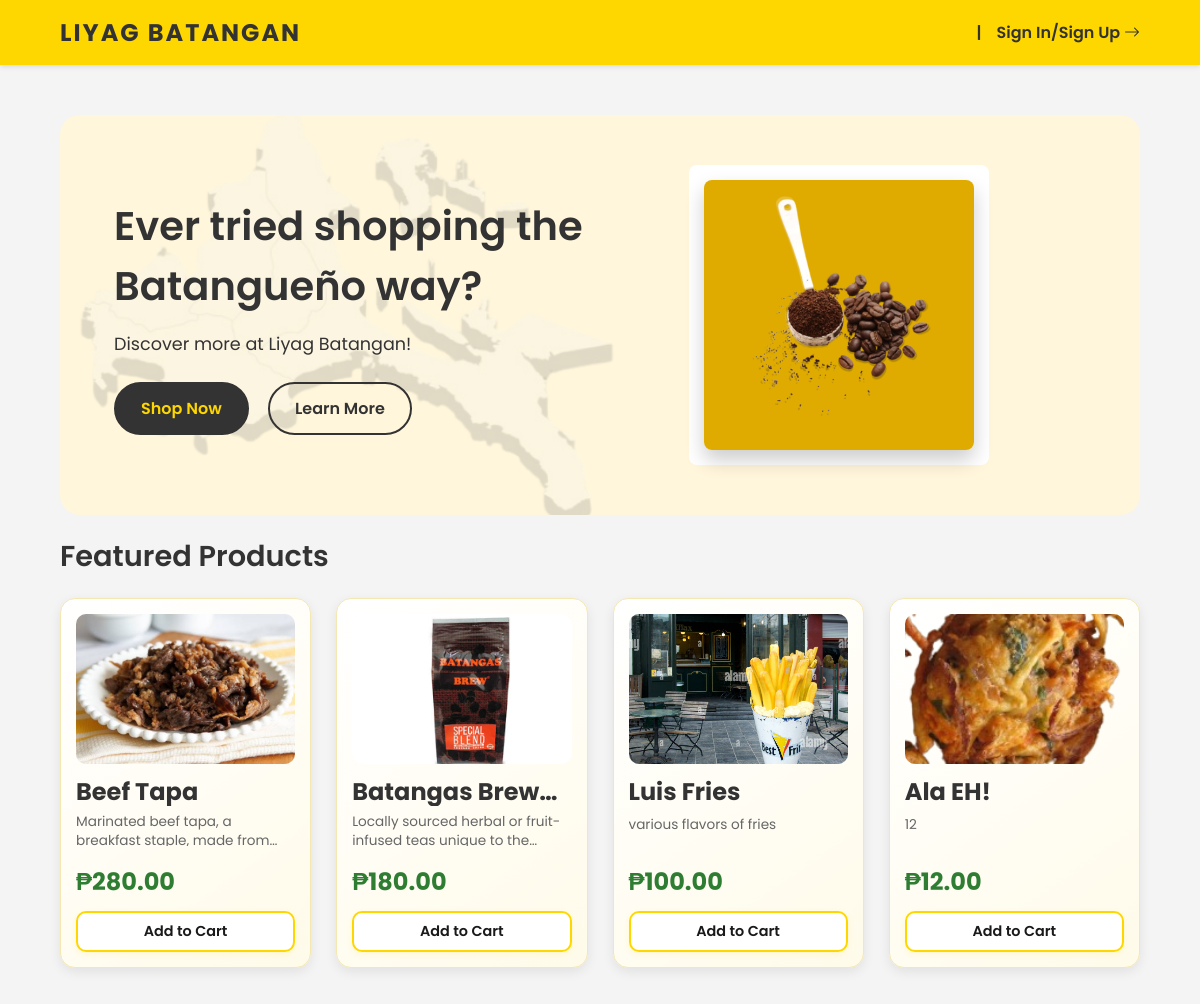
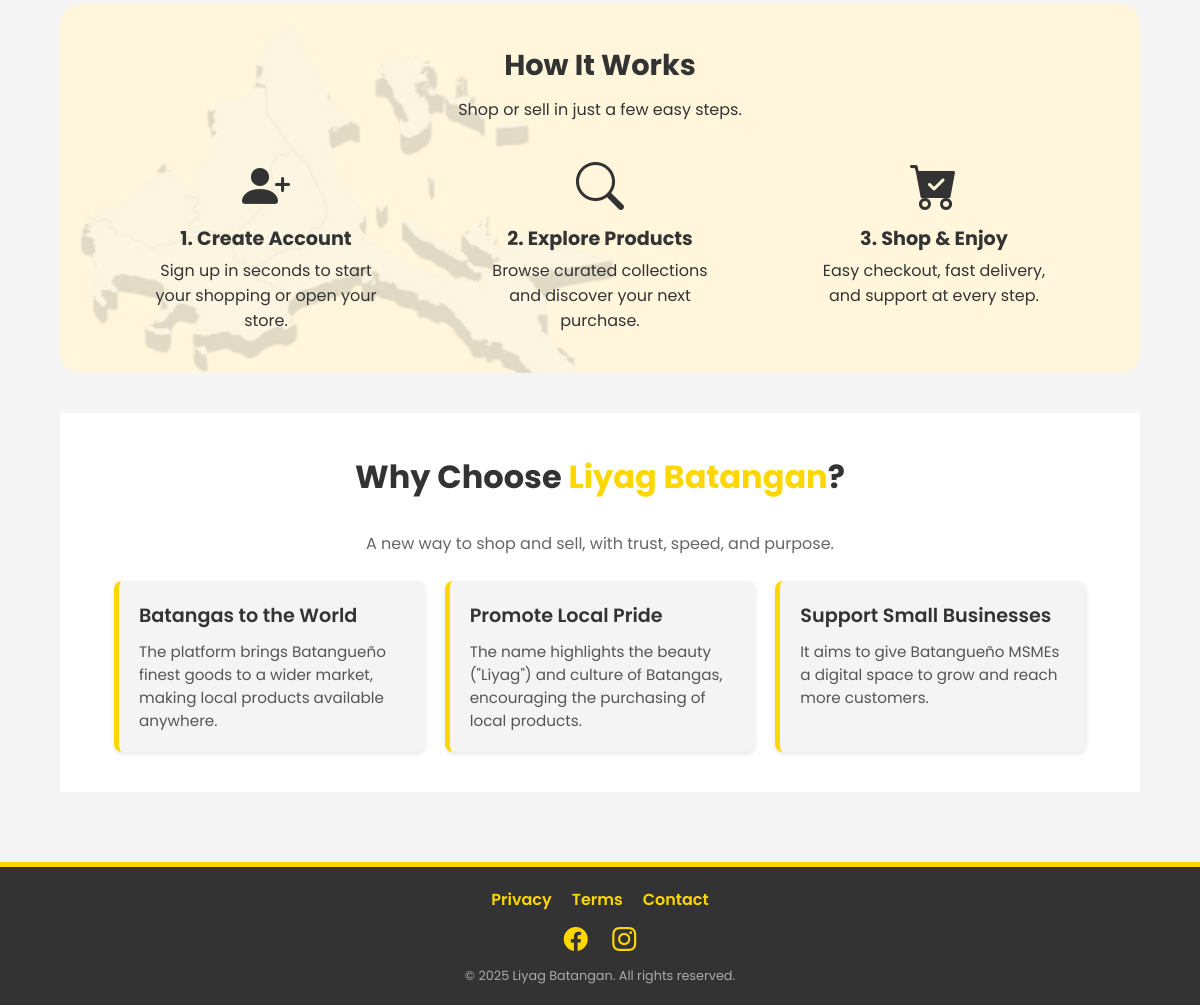
The page / on the database its author committed (2 pictures, top to bottom).
### tables this page shows
CREATE TABLE `products` (
  `product_id` int(11) NOT NULL,
  `vendor_id` int(11) DEFAULT NULL,
  `category_id` int(11) DEFAULT NULL,
  `name` varchar(100) DEFAULT NULL,
  `description` text DEFAULT NULL,
  `price` decimal(10,2) DEFAULT NULL,
  `stock_quantity` int(11) DEFAULT NULL,
  `image_url` varchar(255) DEFAULT NULL,
  `status` enum('Active','Inactive','OutOfStock','Discontinued','Pending') DEFAULT 'Active',
  `created_at` timestamp NOT NULL DEFAULT current_timestamp(),
  `updated_at` timestamp NOT NULL DEFAULT current_timestamp() ON UPDATE current_timestamp(),
  `commission_rate` decimal(4,2) NOT NULL DEFAULT 10.00
);

### app/models/productModels.php (called while the page is built, shortened)
<?php
class ProductModel {
    private $conn;
    public function __construct($db) {
        $this->conn = $db;
    }
    private function getProductBaseQuery() {
        return "
            SELECT
                p.*,
                v.business_name,
                v.business_address,
                CAST(AVG(pr.rating) AS DECIMAL(2, 1)) AS average_rating,
                COUNT(pr.review_id) AS total_reviews
            FROM products p
            JOIN vendor_account v ON p.vendor_id = v.vendor_id
            LEFT JOIN product_reviews pr ON p.product_id = pr.product_id
        ";
    }
    public function readRandom($limit) {
        $sql = $this->getProductBaseQuery() . "
                WHERE p.stock_quantity > 0 AND p.status = 'Active'
                GROUP BY p.product_id
                ORDER BY RAND()
                LIMIT ?";
        $stmt = $this->conn->prepare($sql);
        $stmt->execute([$limit]);
        return $stmt->fetchAll(PDO::FETCH_ASSOC);
    }
}

### app/views/main_page.php (the view, shortened to what this page needs)
<?php
$query = $_GET['query'] ?? null;
$is_search_page = !empty($query);
$product_results = $product_results ?? [];
$recommended_products = $recommended_products ?? [];
?>
<!DOCTYPE html>
<html lang="en">
<head>
    <link rel="stylesheet" href="https://cdn.jsdelivr.net/npm/bootstrap-icons@1.11.3/font/bootstrap-icons.css">
    <link rel="stylesheet" href="public/assets/css/main_page.css">
</head>
<body class="<?= $is_search_page ? 'search-results-active' : '' ?>">
 <header class="header-nav minimal-hero-header">
        <div class="logo">
            <a href="index.php">LIYAG BATANGAN</a>
        </div>
        <nav class="user-actions">
            <a>|</a>
            <a href="index.php?action=login" class="sign-in-link" aria-label="Sign In or Sign Up">
                 Sign In/Sign Up <i class="bi bi-arrow-right"></i>
            </a>
        </nav>
    </header>
<main class="<?= $is_search_page ? 'search-main' : '' ?>">
    <?php if ($is_search_page): ?>
        <h1 class="search-page-title">Results for "<span class="query-term"><?= htmlspecialchars($query) ?></span>"</h1>
       <section class="product-results">
        <h2 class="section-title"><i class="bi bi-egg-fill"></i> Products Found (<?= count($product_results) ?>)</h2>
        <div class="product-grid">
            <?php if (!empty($product_results)): ?>
                <?php foreach ($product_results as $product): ?>
                    <div class="product-card"
                        data-product='<?= htmlspecialchars(json_encode($product), ENT_QUOTES, 'UTF-8') ?>'>
                        <img src="<?= htmlspecialchars($product['image_url'] ?? 'uploads/products/default_product.jpg') ?>"
                            alt="<?= htmlspecialchars($product['name']) ?>"
                            class="product-image">
                        <h3><?= htmlspecialchars($product['name']) ?></h3>
                        <p class="product-description"><?= htmlspecialchars($product['description']) ?></p>
                        <?php
                            $avg_rating = number_format($product['average_rating'] ?? 0, 1);
                            $total_reviews = $product['total_reviews'] ?? 0;
                        ?>
                        <div class="product-rating-info">
                            <span class="product-rating">
                                <i class="bi bi-star-fill"></i>
                                <?= $avg_rating ?>
                            </span>
                            <span class="review-count">
                                (<?= number_format($total_reviews) ?> Reviews)
                            </span>
                        </div>
                        <?php if (!empty($product['business_name']) && !empty($product['business_address'])): ?>
                            <div class="product-store-info">
                                <span class="store-name">
                                    <i class="bi bi-shop"></i>
                                    <?= htmlspecialchars($product['business_name']) ?>
                                </span>
                                <span class="store-address">
                                    <i class="bi bi-geo-alt-fill"></i>
                                    <?= htmlspecialchars($product['business_address']) ?>
                                </span>
                            </div>
                        <?php endif; ?>
                        <span class="price">₱<?= number_format($product['price'], 2) ?></span>
                        <span class="view-btn login-required-btn">Add to Cart</span>
                    </div>
                <?php endforeach; ?>
            <?php else: ?>
                <p class="no-results-message">No products matched your search query.</p>
            <?php endif; ?>
        </div>
    </section>
    <?php else: ?>
        <section class="hero-section">
            <div class="hero-text">
                <h1>Ever tried shopping the Batangueño way?</h1>
                <p>Discover more at Liyag Batangan!</p>
                <div class="hero-buttons">
                    <a href="index.php?action=products&category_id=all" class="shop-now-btn">Shop Now</a>
                    <a href="#why-choose" class="learn-more-btn">Learn More</a>
                </div>
            </div>
            <div class="hero-image">
                <div style="background-color: #fff; width: 300px; height: 300px; border-radius: 8px; display: flex; justify-content: center; align-items: center;">
                    <img src="uploads/default/batangas-coffee.png" alt="Batangas Coffee" style="max-width: 90%; max-height: 90%; object-fit: contain;">
                </div>
            </div>
        </section>
        <section class="categories">
            <h2 class="section-title" style="border:none; padding-left: 0;">Featured Products</h2>
            <div class="product-grid">
                <?php
                    foreach ($recommended_products as $product): ?>
                    <div class="product-card" data-product='<?= htmlspecialchars(json_encode($product), ENT_QUOTES, 'UTF-8') ?>'>
                        <img src="<?= htmlspecialchars($product['image_url'] ?? 'uploads/products/default_product.jpg') ?>" alt="<?= htmlspecialchars($product['name']) ?>" class="product-image">
                        <h3><?= htmlspecialchars($product['name']) ?></h3>
                        <p class="product-description"><?= htmlspecialchars($product['description']) ?></p>
                        <span class="price">₱<?= number_format($product['price'], 2) ?></span>
                        <span class="view-btn login-required-btn">Add to Cart</span>
                    </div>
                <?php endforeach; ?>
            </div>
        </section>
        <section class="how-it-works">
            <h2>How It Works</h2>
            <p>Shop or sell in just a few easy steps.</p>
            <div class="steps-container">
                <div class="step-card">
                    <i class="bi bi-person-plus-fill"></i>
                    <h3>1. Create Account</h3>
                    <p>Sign up in seconds to start your shopping or open your store.</p>
                </div>
                <div class="step-card">
                    <i class="bi bi-search"></i>
                    <h3>2. Explore Products</h3>
                    <p>Browse curated collections and discover your next purchase.</p>
                </div>
                <div class="step-card">
                    <i class="bi bi-cart-check-fill"></i>
                    <h3>3. Shop & Enjoy</h3>
                    <p>Easy checkout, fast delivery, and support at every step.</p>
                </div>
            </div>
        </section>
        <section class="why-choose" id="why-choose">
            <h2>Why Choose <span style="color: var(--primary-color);">Liyag Batangan</span>?</h2>
            <p style="margin-bottom: 25px; color: #666;">A new way to shop and sell, with trust, speed, and purpose.</p>
            <div class="why-choose-grid">
                <div class="reason-card">
                    <h3>Batangas to the World</h3>
                    <p>The platform brings Batangueño finest goods to a wider market, making local products available anywhere.</p>
                </div>
                <div class="reason-card">
                    <h3>Promote Local Pride</h3>
                    <p>The name highlights the beauty ("Liyag") and culture of Batangas, encouraging the purchasing of local products.</p>
                </div>
                <div class="reason-card">
                    <h3>Support Small Businesses</h3>
                    <p>It aims to give Batangueño MSMEs a digital space to grow and reach more customers.</p>
                </div>
            </div>
        </section>
    <?php endif; ?>
</main>
<footer class="footer">
    <div class="footer-nav">
        <a href="#">Privacy</a>
        <a href="#">Terms</a>
        <a href="#">Contact</a>
    </div>
    <div class="social-icons">
        <a href="https://www.facebook.com/people/Liyag-Batangan/61583172300285/"><i class="bi bi-facebook"></i></a>
        <a href="https://www.instagram.com/liyag.batangan/"><i class="bi bi-instagram"></i></a>
    </div>
    <p class="copyright">&copy; <?= date('Y') ?> Liyag Batangan. All rights reserved.</p>
</footer>
</body>
</html>

### index.php (shortened to what this page needs)
<?php
$action = $_GET['action'] ?? 'main_page';
switch ($action) {
   case 'main_page':
        require_once __DIR__ . '/app/models/productModels.php';
        try {
            $database = new Database();
            $pdo = $database->connect();
            if ($pdo instanceof PDO) {
                $productModel = new ProductModel($pdo);
                $recommended_products = $productModel->readRandom(4);
            }
        } catch (Throwable $e) {
            error_log("Main page product load error: " . $e->getMessage());
        }
        require_once __DIR__ . '/app/views/main_page.php';
        break;
}

### rows shown on the page
products: image_url (picture), name "Beef Tapa", description "Marinated beef tapa, a breakfast staple, made…", price "280.00"
products: image_url (picture), name "Batangas Brew…", description "Locally sourced herbal or fruit-infused teas unique to…", price "180.00"
products: image_url (picture), name "Luis Fries", description "various flavors of fries", price "100.00"
products: image_url (picture), name "Ala EH!", description "12", price "12.00"
